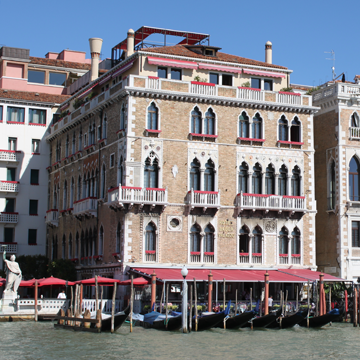
%> input picture weiner-filter-motionblur/image.png, 360 x 360 px
$ octave main.m   (GNU Octave 9; MATLAB toolbox functions it lacks are replaced by stand-ins)
%> lines starting %> are read from the running program, lines starting %| are printed output that depends on the picture
### weiner-filter-motionblur/weiner.m
function [ im,nsr ] = weiner( I1, I2, PSF, sig)
% [11 lines of commented-out code are left out]
[m,n] = size(I1);
% Taking the DFT of the degraded image
I2f = fft2(I2);
% Taking the DFT of the point spread function after padding the
% PSF kernel to make the size of the PSF kernel equal to the image
PSF_F = fft2(PSF,m,n);
% Finding the variance of the original image
var_I1 = var(im2double(I1(:)));
nsr = (sig^2/var_I1);
% Finding the kernel
Gf = conj(PSF_F)./(abs(PSF_F).^2 + nsr);
% Applying the kernel on the degraded image in the frequency domain
im_f = Gf.*I2f;
% Taking the real part of the spectrum
im = real(ifft2(im_f));
end

### weiner-filter-motionblur/main.m
% Programming Assignment 2
% 1. Design a filter and adaptively restore an image
% corrupted by varying amounts of Gaussian Noise and
% Motion Blur.
% 2. Design a filter and adaptively restore an image
% corrupted by varying amounts of Gaussian Noise and
% Defocus Blur.

% Initialization
clc; clear all; close all;
%%
% PROBLEM 2: Restoring the image in the presence of Defocus
% Blur and gaussian noise.

% Reading and displaying the original Gray Scale image
imGray = rgb2gray(im2double(imread('image.png')));
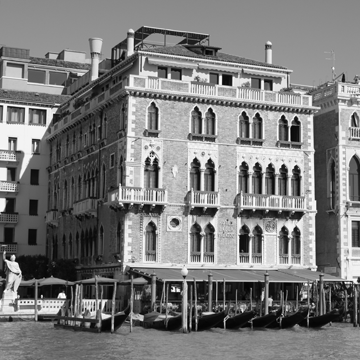
%> imGray: size 360x360 double; min 0, max 1, mean 0.482
figure;
imshow(imGray);
title('Original Gray Image');


%%
% Creating the defocus blur effect on the image using
% the 'disk' blur kernel of a predefined disk radius.
% Here the blur kernel is called the point spread
% function.
PSF = fspecial('disk',5);
% Applying the filtering operation to the Gray
% image
imBlur = imfilter(imGray, PSF, 'circular', 'conv');
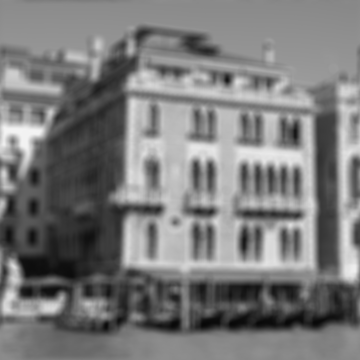
%> imBlur: size 360x360 double; min 0.0327, max 0.955, mean 0.482
figure;
imshow(imBlur);
title('Defocus blurred image with a particular blur radius');
%%
% Add noise
% Defining Mean of the noise
noise_mean = 0;
% Defining the variance of the noise
i = 0.001;
j = 1;
while (i <= 0.009)
    noise_var = i;
    % Adding noise to the blurred image
    imBlurNoise = imnoise(imBlur, 'gaussian', noise_mean, noise_var);
    figure;
    imshow(imBlurNoise);
    title(['Blurred and Noisy image with noise varience ',num2str(noise_var)]);


    % Applying the weiner filter to the degraded image.
    [resIm,nsr(j)] = weiner(imGray,imBlurNoise,PSF, sqrt(noise_var));

    % Displaying the results
    figure;
    imshow(resIm);
    title(['Weiner Filter Results for recovering the original Image with noise variance ',num2str(noise_var)]);
    i = i + 0.001;
    j = j+1;
end
%> this loop made 8 passes
%> nsr in weiner on passes 1 to 8: 0.0162, 0.0325, 0.0487, 0.065, 0.0812, 0.0974, 0.114, 0.13
%> pass 1, in weiner, `im = real(ifft2(im_f));`:
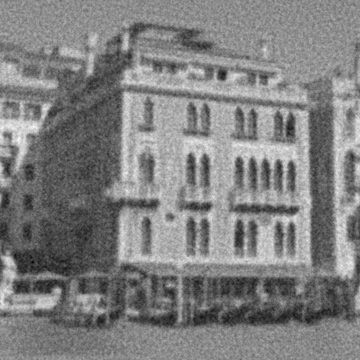
%> im: size 360x360 double; min -0.25, max 1.19, mean 0.474; drawn with min black and max white
%> pass 1, `imshow(resIm);`:
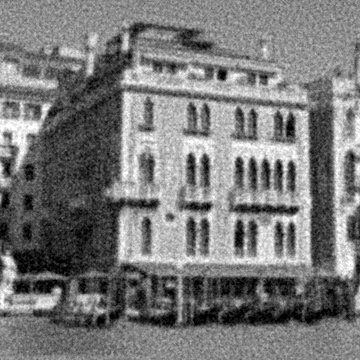
%> displayed picture: size 360x360, on the screen's scale of 0 to 255; min 0, max 255, mean 120.9
%> after the loop, i = 0.009; j = 9; nsr = [0.0162 0.0325 0.0487 0.065 0.0812 0.0974 0.114 0.13]


%%
% PROBLEM 1: Restoring an image in the presence of motion blur
% gaussian noise.


%%

% Reading and displaying the original Gray image
imGray = rgb2gray(im2double(imread('image.png')));
figure;
imshow(imGray);
title('Original Gray Image');


%%
% Creating the motion blur effect on the image of predefined
% length and orientation.
% Here the blur kernel is called the point spread
% function.

LEN = 15;
THETA = 11;
PSF = fspecial('motion', LEN, THETA);
imMBlur = imfilter(imGray, PSF, 'conv', 'circular');
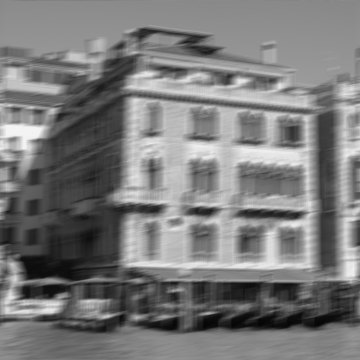
%> imMBlur: size 360x360 double; min 0.0241, max 0.958, mean 0.482
figure; imshow(imMBlur);
title('Motion Blured image');

%%
% Generating Gaussian noise of a certain mean and standard
% deviation and adding it to the motion blured image in order
% to corrupt it.

% Add noise
% Defining Mean of the noise
noise_mean = 0;
% Defining the variance of the noise
i = 0.001;
j = 1;
while (i <= 0.009)
    noise_var = i;
    % Adding noise to the blurred image
    imMBlurNoise = imnoise(imMBlur, 'gaussian', noise_mean, noise_var);
    figure;
    imshow(imMBlurNoise);
    title(['Motion Blurred and Noisy image with noise varience ',num2str(noise_var)]);

    % Applying the weiner filter to the degraded image.
    resIm = weiner(imGray, imMBlurNoise,PSF, sqrt(noise_var));
    % Displaying the results
    PSF = fspecial('disk',3);
    % Applying the filtering operation to the gray_scale
    % image
    resIm = imfilter(resIm, PSF, 'circular', 'conv');
    figure;
    imshow(resIm);
    title(['Weiner Filter Results for recovering the original Image with noise variance ',num2str(noise_var)]);
    i = i + 0.001;
    j = j+1;
end
%> this loop made 8 passes
%> pass 1, in weiner (call 9), `im = real(ifft2(im_f));`:
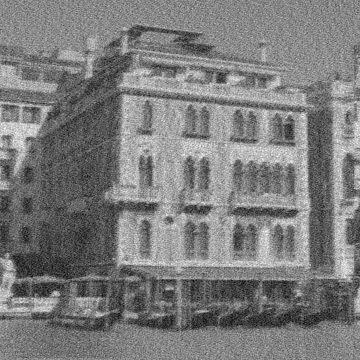
%> im: size 360x360 double; min -0.281, max 1.26, mean 0.474; drawn with min black and max white
%> pass 1, `resIm = imfilter(resIm, PSF, 'circular', 'conv');`:
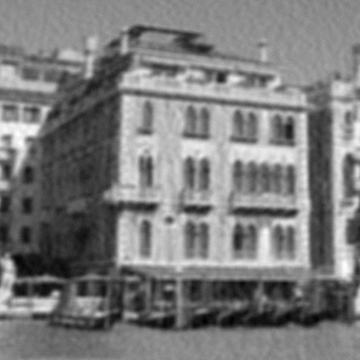
%> resIm: size 360x360 double; min -0.0239, max 1, mean 0.474; drawn with min black and max white
